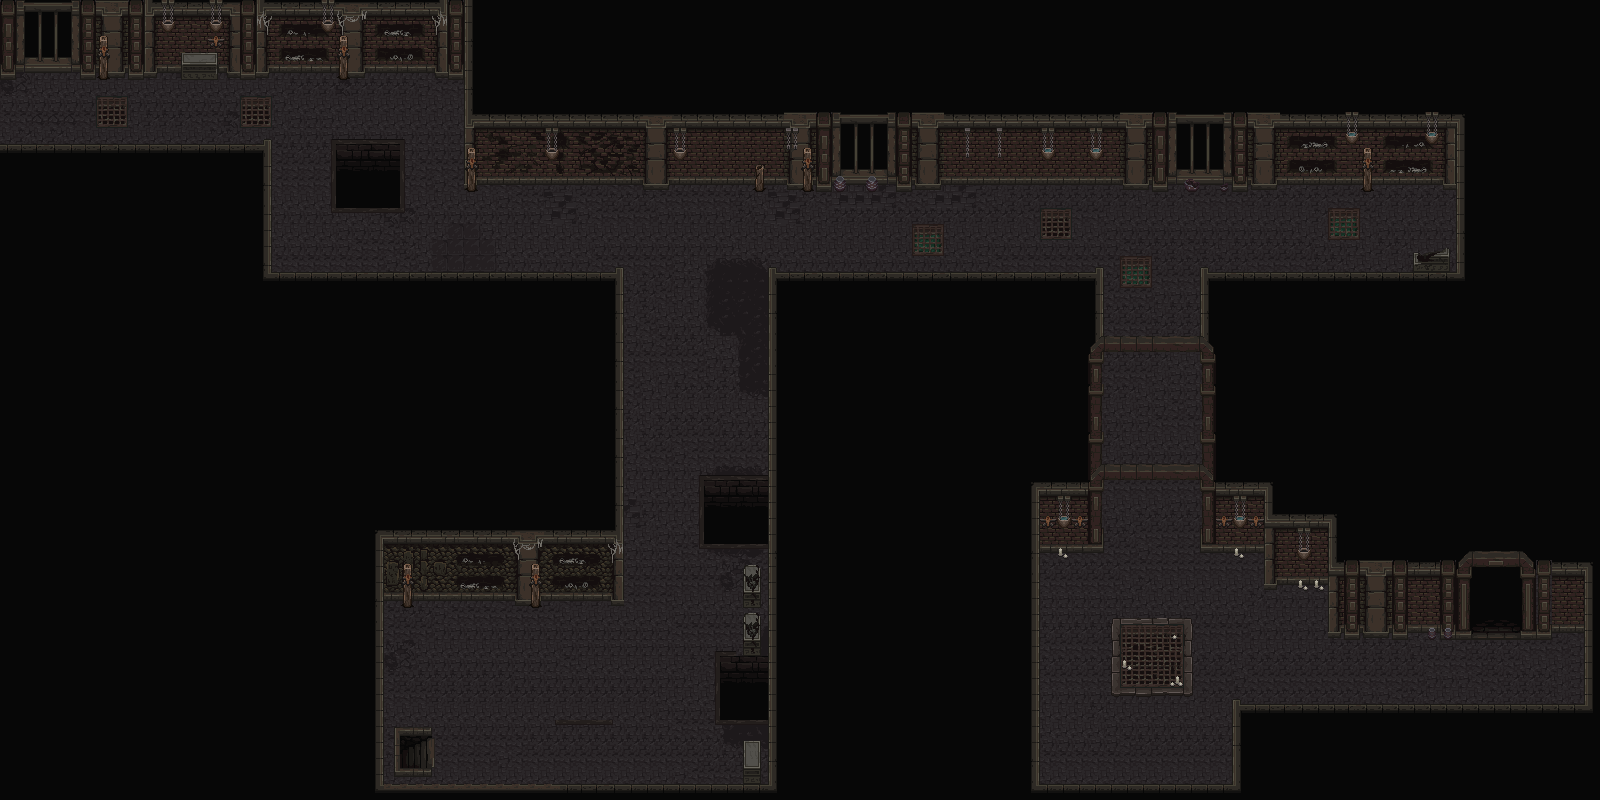

Below is a game level as drawn by its tile map, then a one-line description and the .tmx that defines it (tile-layer data replaced by summaries):
An orthogonal 100x50 tile map with 16x16 px tiles, 5 tile layers (Ground, Shadow, Building, OverHead, ...), 1 hidden layer not drawn, 4 tilesets.

<map version="1.10" tiledversion="1.10.2" orientation="orthogonal" renderorder="right-down" width="100" height="50" tilewidth="16" tileheight="16" infinite="0" nextlayerid="7" nextobjectid="1">
 <tileset firstgid="1" source="dungeon.tsx" />
 <tileset firstgid="2561" source="full tilemap.tsx" />
 <tileset firstgid="2633" source="tl2.tsx" />
 <tileset firstgid="2885" source="decorative.tsx" />
 <layer id="1" name="Ground" width="100" height="50">
  <data>[5000 cells, 5000 non-empty, 34 distinct tile ids]</data>
 </layer>
 <layer id="3" name="Shadow" width="100" height="50">
  <data>[5000 cells, 56 non-empty, 3 distinct tile ids]</data>
 </layer>
 <layer id="2" name="Building" width="100" height="50">
  <data>[5000 cells, 3759 non-empty, 461 distinct tile ids]</data>
 </layer>
 <layer id="6" name="OverHead" width="100" height="50">
  <data>[5000 cells, 16 non-empty, 6 distinct tile ids]</data>
 </layer>
 <layer id="5" name="Details" width="100" height="50">
  <data>[5000 cells, 169 non-empty, 91 distinct tile ids]</data>
 </layer>
 <layer id="4" name="Collision" width="100" height="50" visible="0" opacity="0.5">
  <data>[5000 cells, 3712 non-empty, 40 distinct tile ids]</data>
 </layer>
</map>
